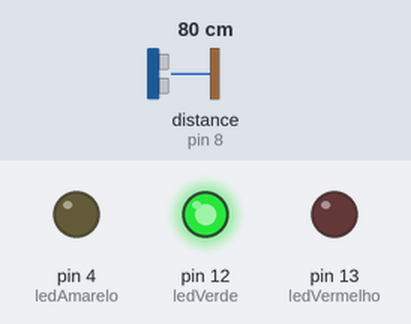
A sketch run on a simulated Arduino Uno, built with avr-gcc and run on an emulated ATmega328P. On the bench: output pins drawn as LEDs (lit = HIGH). Wiring (inferred from the names in the program): ultrasonic range finder: trigger pin 7; echo pin 8. The inputs (shaded band) are chosen by the test bench; at power-on: distance to the obstacle (sensor on pin 8) 80 cm. The echo pulse lasts 58.3 µs per cm; pins used as bus, display or sensor lines are not drawn.

Above: at 1.2 s.
1.3 s: distance to the obstacle (sensor on pin 8) set to 52 cm
2.8 s: distance to the obstacle (sensor on pin 8) set to 47 cm
At 4.0 s:
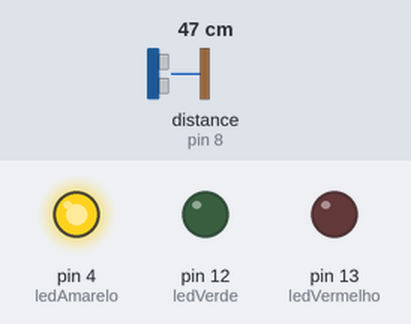
4.3 s: distance to the obstacle (sensor on pin 8) set to 23 cm
5.8 s: distance to the obstacle (sensor on pin 8) set to 19 cm
At 6.4 s:
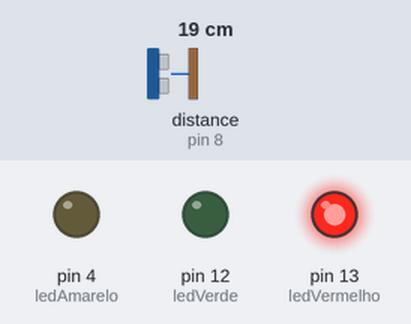
7.3 s: distance to the obstacle (sensor on pin 8) set to 35 cm
At 8.5 s:
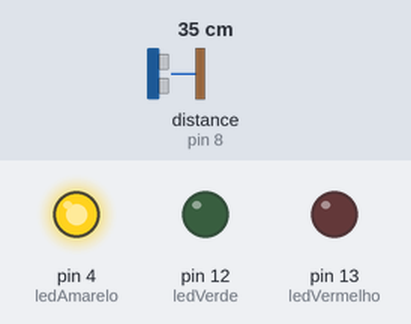
8.8 s: distance to the obstacle (sensor on pin 8) set to 2 cm
At 9.8 s:
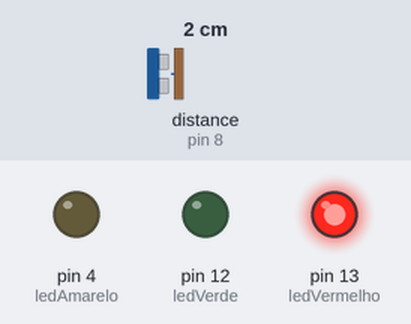
Timing chart, 0 to 11.3 s (numbered marks = the images above; inputs shaded):
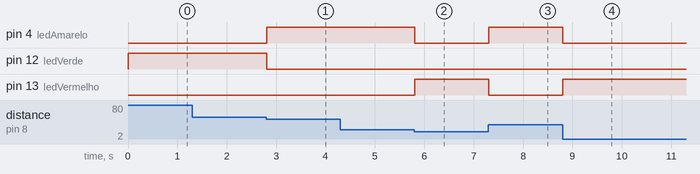

The sketch:

sketch_mar18a.ino
```cpp
// C++ code
//
int trigger = 7;
int echo = 8;
float dist = 0;
int ledVermelho = 13;
int ledAmarelo = 4;
int ledVerde = 12;

void setup()
{
pinMode(trigger,OUTPUT);
pinMode(ledVermelho, OUTPUT);
pinMode(ledAmarelo, OUTPUT);
pinMode(ledVerde, OUTPUT);
pinMode(echo, INPUT);
Serial.begin(9600);
}

void loop()
{
digitalWrite(trigger,LOW);
delayMicroseconds(5);
digitalWrite(trigger,HIGH);
delayMicroseconds(10);
digitalWrite(trigger,LOW);

dist = pulseIn(echo,HIGH);
dist = dist/58;

  if (dist >= 50){
	digitalWrite(ledVerde,HIGH);
  	digitalWrite(ledAmarelo,LOW);
    digitalWrite(ledVermelho,LOW);
  }
    else if (dist < 50 && dist >=20){
    digitalWrite(ledAmarelo,HIGH);
  	digitalWrite(ledVerde,LOW);
    digitalWrite(ledVermelho,LOW);
    }
  else {
    digitalWrite(ledVermelho,HIGH);
    digitalWrite(ledVerde,LOW);
    digitalWrite(ledAmarelo,LOW);
  }
  }
```

Measured:
- the behaviour switches between 50 and 49 cm on distance to the obstacle (sensor on pin 8) (found by bisection; images 0 and 1)
- the behaviour switches between 21 and 20 cm on distance to the obstacle (sensor on pin 8) (found by bisection; images 1 and 2)
- after the input at 1.3 s, every drawn part: stays the same
- after the input at 2.8 s, pin 4 (ledAmarelo): LOW → HIGH at once; pin 12 (ledVerde): HIGH → LOW at once
- after the input at 4.3 s, every drawn part: stays the same
- after the input at 5.8 s, pin 4 (ledAmarelo): HIGH → LOW at once; pin 13 (ledVermelho): LOW → HIGH at once
- after the input at 7.3 s, pin 4 (ledAmarelo): LOW → HIGH at once; pin 13 (ledVermelho): HIGH → LOW at once
- after the input at 8.8 s, pin 4 (ledAmarelo): HIGH → LOW at once; pin 13 (ledVermelho): LOW → HIGH at once
